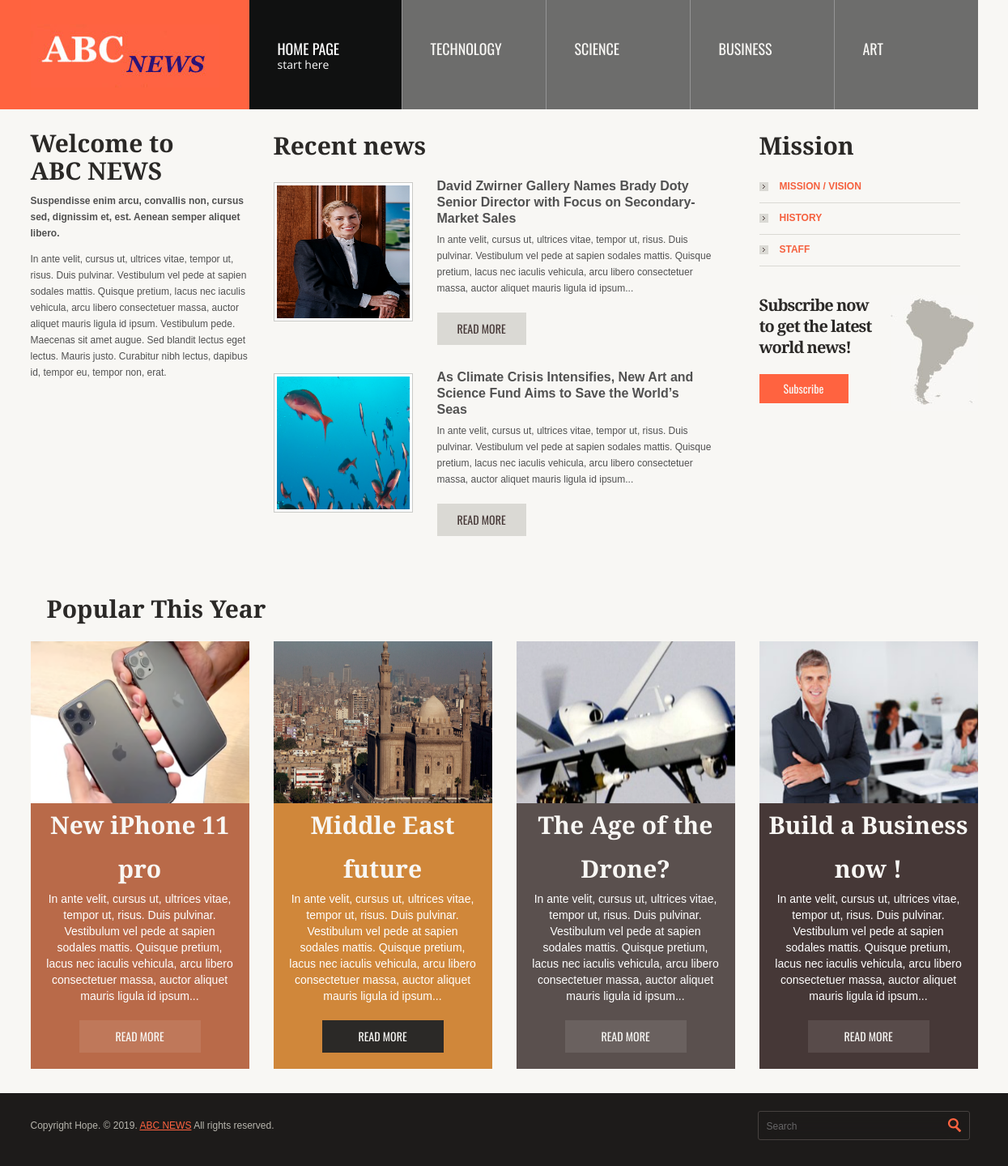
/newsapp/, run on the app's committed database.
### newsapp/models.py (models this page shows, shortened)
class News(models.Model):
    popular = models.BooleanField(default=False)
    category = models.CharField(max_length=200)
    title = models.CharField(max_length=200)
    pub_date = models.DateTimeField('date published')
    news_image = models.ImageField(upload_to = "images/", blank=True, null=True)
    content_short =  models.CharField(max_length=300)
    content_long = models.CharField(max_length=3000)

### newsapp/views.py (the view)
# urls.py: path('', views.index, name='index'),
def index(request):
    latest_news_list = News.objects.order_by('pub_date')[:2]
    popular_news_list = News.objects.filter(popular=True)[:4]
    template = loader.get_template('newsapp/homepage.html')
    context = {
       'latest_news_list': latest_news_list,
       'popular_news_list': popular_news_list,
    }
    return HttpResponse(template.render(context, request))

### newsapp/templates/newsapp/homepage.html (shortened to what this page needs)
<!DOCTYPE html>
<html lang="en">
<head>
	{% load static %}
	<link rel="stylesheet"   href="{% static 'newsapp/css/bootstrap.css' %}"  type="text/css" media="screen">
	<link rel="stylesheet"  href="{% static 'newsapp/css/responsive.css' %}"   type="text/css" media="screen">
	<link rel="stylesheet"   href="{% static 'newsapp/css/camera.css' %}"  type="text/css" media="screen">
    <link rel="stylesheet" href="{% static 'newsapp/css/style.css' %}" type="text/css" media="screen">
</head>
<body>
<div class="bg">
<header>
    <div class="container">
    	<div class="row">
        	<div class="span3">
            	<div class="clearfix">
									<div class="clearfix header-block-pad">
											{% load staticfiles %}
										 <a href="{% url 'newsapp:index' %}"><img src="{% static 'newsapp/images/logo.jpg' %}" alt=""></a>
									</div>
							</div>
					</div>
			    <div class="span9" id="nav_section">
			      <div class="navbar navbar_ clearfix">
			        <div class="navbar-inner navbar-inner_">
			            <div class="nav-collapse nav-collapse_ collapse">
			                <ul class="nav sf-menu">
			                  <li class="active">
													<a href="{% url 'newsapp:index' %}">
														Home Page
														<span>start here</span>
													</a>
												</li>
												<li >
													<a href="{% url 'newsapp:tech'%}">
														Technology
													</a>
												</li>
												<li>
													<a href="{% url 'newsapp:Sci'%}">
														Science
													</a>
												</li>
												<li>
													<a href="{% url 'newsapp:business'%}">
														Business
													</a>
												</li>
												<li>
													<a href="{% url 'newsapp:art'%}">
												Art
													</a>
												</li>
			                </ul>
			            </div>
			        </div>
			      </div>
			    </div>
      </div>
    </div>
</header>
<section id="content" style="position: relative; top:130px;" >
  <div class="container">
    <div class="row ">
	  <div class="clearfix ">
    	<div class="span3 ">
          <h1>Welcome  to ABC NEWS</h1>
					<p>
						<b>
							Suspendisse enim arcu, convallis non, cursus sed, dignissim et, est. Aenean semper aliquet libero.
						</b>
						In ante velit, cursus ut, ultrices vitae, tempor ut, risus. Duis pulvinar. Vestibulum vel pede at sapien sodales mattis. Quisque pretium, lacus nec iaculis vehicula, arcu libero consectetuer massa, auctor aliquet mauris ligula id ipsum. Vestibulum pede. Maecenas sit amet augue. Sed blandit lectus eget lectus. Mauris justo. Curabitur nibh lectus, dapibus id, tempor eu, tempor non, erat.
					</p>
					<div class="padcontent"></div>
			</div>
    	<div class="span6 ">
          <h2>Recent news </h2>
          {% if latest_news_list %}
			{% for item in latest_news_list %}
          	<img  style="width: 164px; height:164px;" src= "{{ item.news_image.url }}"  alt=""  border="0" class="alignleft photo" />
					<p class="max-size1">
						<strong>{{item.title}}</strong>
						{{item.content_short}}
					</p>
					<a href="{% url 'newsapp:newsdetails' item.id %}" class="read">read more</a>
					<div class="padcontent"></div>
            {% endfor %}
        {% else %}
            <p>No recent news are available.</p>
        {% endif %}
        </div>
    	<div class="span3 ">
          <h2>Mission</h2>
					<ul class="list">
						<li>MISSION / VISION</li>
						<li>HISTORY</li>
						<li>STAFF</li>
					</ul>
					<div class="padcontent"></div>
					{% load static %}
					<img src="{% static 'newsapp/images/bg_donate.jpg' %}" alt="" width="108" height="143" border="0" class="alignright latin" />
					<h3>Subscribe now to get the latest world news!</h3>
					<a href="{% url 'newsapp:subscribe' %}" class="donate">Subscribe</a>
					<div class="padcontent"></div>
      </div>
	  </div>
    </div>
  </div>
</section>
<section id="banners" style="position: relative; top:110px;">
  <div class="container">
    <div class="row ">
			<div class="clearfix ">
					<h2 style="position: relative; left:50px;" >Popular This Year</h2>
					{% if popular_news_list %}
					{% for item in popular_news_list %}
					{% if forloop.counter == 1 %}
				<div class="span3 banner_1">
						{% endif %}
			{% if forloop.counter == 2 %}
				<div class="span3 banner_2">
						{% endif %}
			{% if forloop.counter == 3%}
			<div class="span3 banner_3">
						{% endif %}
				{% if forloop.counter == 4 %}
				<div class="span3 banner_4">
				{% endif %}
				  <img style="width: 270px; height:200px;" src="{{ item.news_image.url }}" alt=""  border="0" />
					<h4>{{item.title}}</h4>
					<p>
							{{item.content_short}}
					</p>
					<a href="{% url 'newsapp:newsdetails' item.id %}" class="more">read more</a>
        </div>
		{% endfor %}
		{% else %}
        <p>No recent news are available.</p>
    {% endif %}
			</div>
    </div>
  </div>
</section>
<div id="copyright" style="position: relative; top:140px;">
	<div class="container">
		<div class="row">
			<div class="span9">
					<p>
						Copyright Hope. &copy; 2019. <a href="https://google.com">ABC NEWS</a> All rights reserved.
					</p>
			</div>
			<div class="span3">
					<form id="search-form" action="{% url 'newsapp:search' %}" method="GET" accept-charset="utf-8" class="navbar-form" >
						<input type="text" name="search" value="" placeholder="Search" id="search1" >
						<a href="{% url 'newsapp:search' %}" onclick="return false" ></a>
					</form>
			</div>
		</div>
	</div>
</div>
</div>
</body>
</html>

### newsapp/static/newsapp/css/responsive.css (style rules this page uses)
@media (min-width: 1200px) { .row { margin-left: -30px; *zoom: 1; } }
@media (min-width: 1200px) { .row:before, .row:after { display: table; content: ""; line-height: 0; } }
@media (min-width: 1200px) { .row:after { clear: both; } }
@media (min-width: 1200px) { [class*="span"] { float: left; min-height: 1px; margin-left: 30px; } }
@media (min-width: 1200px) { .container, .navbar-static-top .container, .navbar-fixed-top .container, .navbar-fixed-bottom .container { width: 1170px; } }
@media (min-width: 1200px) { .span9 { width: 870px; } }
@media (min-width: 1200px) { .span6 { width: 570px; } }
@media (min-width: 1200px) { .span3 { width: 270px; } }
@media (min-width: 1200px) { input, textarea, .uneditable-input { margin-left: 0; } }
@media (min-width: 980px) { .nav-collapse.collapse { height: auto ; overflow: visible !important; } }

### data on the page
News: news_image (picture), title "David Zwirner Gallery Names Brady Doty Senior Director with Focus on Secondary-Market Sales", content_short "In ante velit, cursus ut, ultrices vitae, tempor ut, risus. Duis pulvinar. Vestibulum vel pede at sapien sodales mattis. Quisque pretium, lacus nec iaculis vehicula, arcu libero consectetuer massa, auctor aliquet mauris ligula id ipsum..."
News: news_image (picture), title "As Climate Crisis Intensifies, New Art and Science Fund Aims to Save the World’s Seas", content_short "In ante velit, cursus ut, ultrices vitae, tempor ut, risus. Duis pulvinar. Vestibulum vel pede at sapien sodales mattis. Quisque pretium, lacus nec iaculis vehicula, arcu libero consectetuer massa, auctor aliquet mauris ligula id ipsum..."
News: news_image (picture), title "New iPhone 11 pro", content_short "In ante velit, cursus ut, ultrices vitae, tempor ut, risus. Duis pulvinar. Vestibulum vel pede at sapien sodales mattis. Quisque pretium, lacus nec iaculis vehicula, arcu libero consectetuer massa, auctor aliquet mauris ligula id ipsum..."
News: news_image (picture), title "Middle East future", content_short "In ante velit, cursus ut, ultrices vitae, tempor ut, risus. Duis pulvinar. Vestibulum vel pede at sapien sodales mattis. Quisque pretium, lacus nec iaculis vehicula, arcu libero consectetuer massa, auctor aliquet mauris ligula id ipsum..."
News: news_image (picture), title "The Age of the Drone?", content_short "In ante velit, cursus ut, ultrices vitae, tempor ut, risus. Duis pulvinar. Vestibulum vel pede at sapien sodales mattis. Quisque pretium, lacus nec iaculis vehicula, arcu libero consectetuer massa, auctor aliquet mauris ligula id ipsum..."
News: news_image (picture), title "Build a Business now !", content_short "In ante velit, cursus ut, ultrices vitae, tempor ut, risus. Duis pulvinar. Vestibulum vel pede at sapien sodales mattis. Quisque pretium, lacus nec iaculis vehicula, arcu libero consectetuer massa, auctor aliquet mauris ligula id ipsum..."
